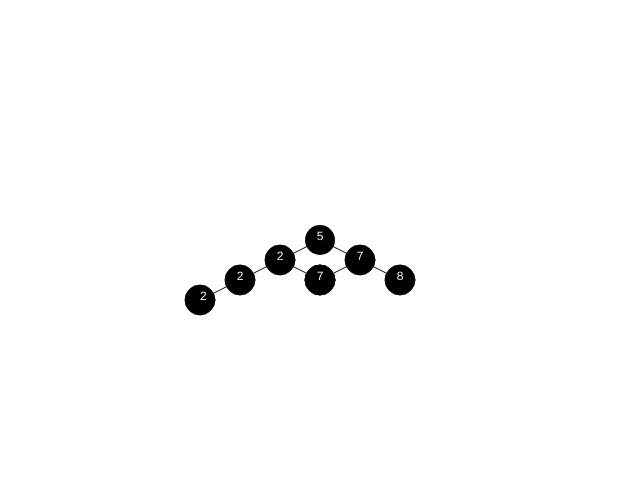
Frame 1 (no input)
Frame 60 (no input): identical to frame 1, image omitted
Frame 120 (the mouse pressed at the canvas centre since frame 60): identical to frame 1, image omitted

The p5.js sketch that drew this single still picture (run headless with seeded random() and noise() and a simulated clock; from frame 60 on, the mouse is pressed at the canvas centre):

// p5.js sketch
// ── sketch.js
var root;

function setup() {
	createCanvas(640, 480);
	background(255);
	root = new Node(5, width/2, height/2);
	for (var i = 0; i < 7; i++) {
		root.insert(new Node(floor(random(0,10)), width/2, height/2));
	}
	console.log(root);
	//root.traverse();
	root.draw_tree(null);
}

function draw() {
}
// ── node.js
class Node {
	constructor(val, x, y) {
		this.left = null;
		this.right = null;
		this.data = val;
		this.level = 0;
		this.balance = 0;
		this.height = 0;
		this.x = x;
		this.y = y;
	}

	insert(node) {
		if (node.data <= this.data) {
			if (this.left == null) {
				this.left = node;
				this.left.level += 1;
				this.left.x = this.x - 40;
				this.left.y = this.y + 20;
			} else {
				node.level = this.left.level;
				this.left.insert(node);
			}
		} else {
			if (this.right == null) {
				this.right = node;
				this.right.level += 1;
				this.right.x = this.x + 40;
				this.right.y = this.y + 20;
			} else {
				node.level = this.right.level;
				this.right.insert(node);
			}
		}
		this.height = Node.get_height(this);
	}

	// height is the longest path from given node down to a leaf
	// leaf node height = 0
	static get_height(node) {
		if (node == null) {
			return -1;
		}

		return 1 + max(this.get_height(node.left), this.get_height(node.right));
	}

	rotate_right(node) {
		new_root = node.left;
		node.left = new_root.right;
		new_root.right = node;
	}

	rotate_left(node) {
		new_root = node.right;
		node.right = new_root.left;
		new_root.left = node;
	}

	traverse() {
		if (this.left != null) {
			this.left.traverse();
		}
		console.log(this.data);
		fill(0);
		ellipse(this.x, this.y, 30, 30);
		fill(255);
		noStroke();
		text(this.data, this.x, this.y);
		textAlign(CENTER);
		if (this.right != null) {
			this.right.traverse();
		}
	}

	draw_tree(parent) {
		if (this.left != null) {
			this.left.draw_tree(this);
		}
		console.log(this.data);
		// draw line
		if (parent != null) {
			stroke(10);
			line(parent.x, parent.y, this.x, this.y);
		}
		// draw node
		fill(0);
		ellipse(this.x, this.y, 30, 30);
		// draw text
		fill(255);
		noStroke();
		text(this.data, this.x, this.y);
		textAlign(CENTER);
		if (this.right != null) {
			this.right.draw_tree(this);
		}
	}

	search(val) {
		if (val == this.data) {
			return this;
		}
		if (val < this.data) {
			if (this.left != null) {
				return this.left.search(val);
			}
		} else if (val > this.data) {
			if (this.right != null) {
				return this.right.search(val);
			}
		} 
	}
}
